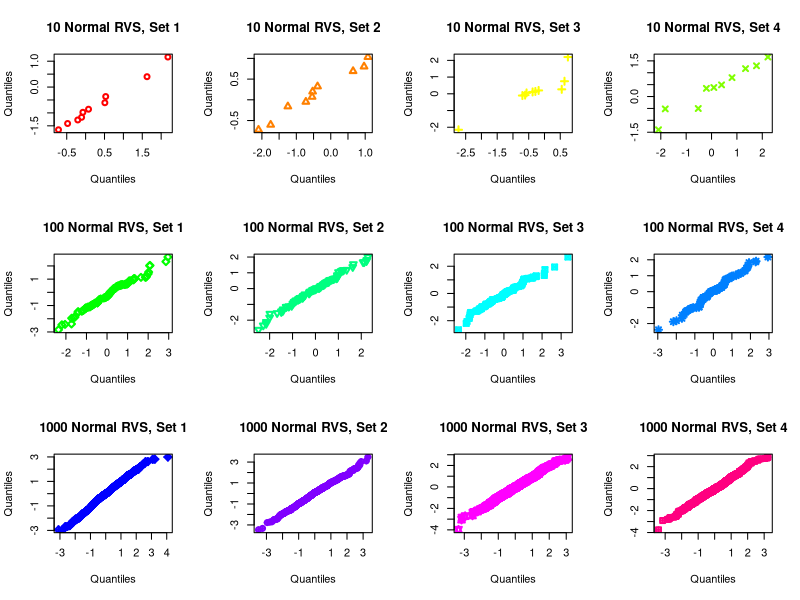
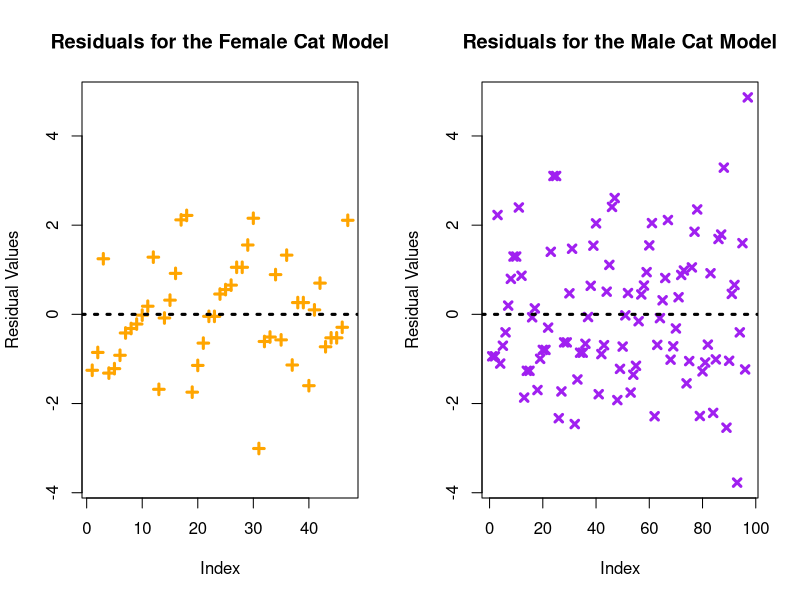
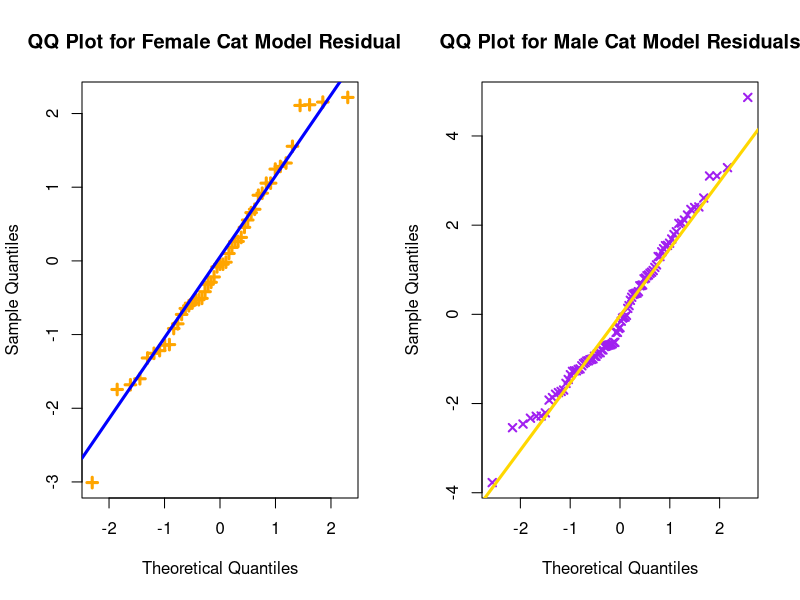
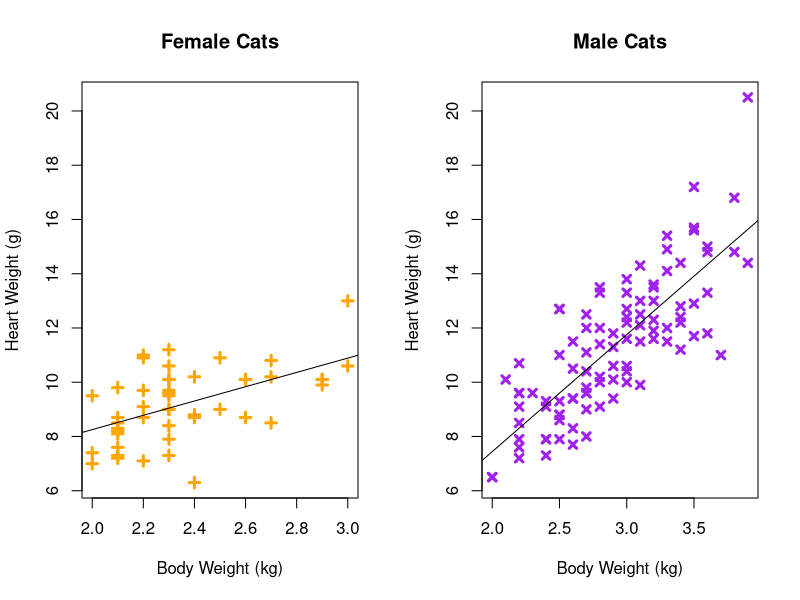
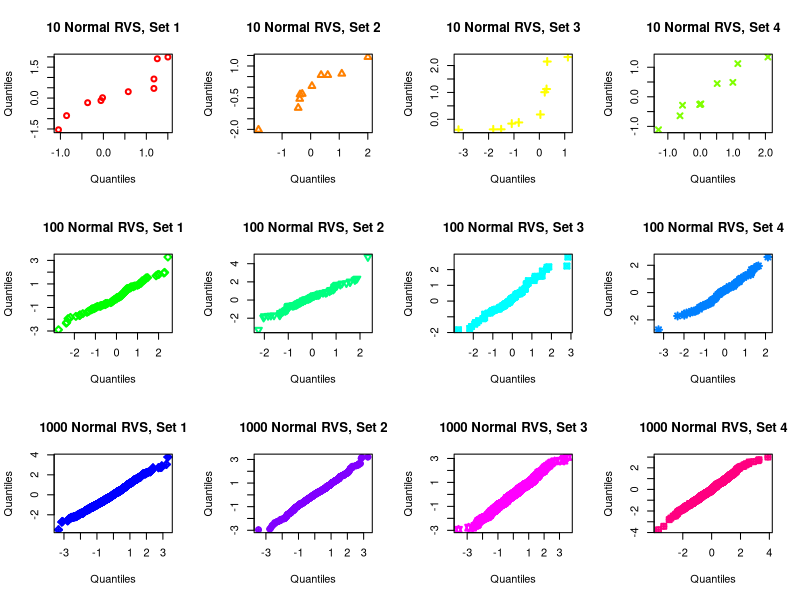

Here is the R script that generated these plots, in order:
# homework 2 solutions

# question 1 
par(mfrow=c(3,4)) 

qqplot(rnorm(10), rnorm(10), xlab="Quantiles", ylab="Quantiles", col=rainbow(12)[1], pch=1, lwd=2, main="10 Normal RVS, Set 1")
qqplot(rnorm(10), rnorm(10), xlab="Quantiles", ylab="Quantiles", col=rainbow(12)[2], pch=2, lwd=2, main="10 Normal RVS, Set 2")
qqplot(rnorm(10), rnorm(10), xlab="Quantiles", ylab="Quantiles", col=rainbow(12)[3], pch=3, lwd=2, main="10 Normal RVS, Set 3")
qqplot(rnorm(10), rnorm(10), xlab="Quantiles", ylab="Quantiles", col=rainbow(12)[4], pch=4, lwd=2, main="10 Normal RVS, Set 4")

qqplot(rnorm(100), rnorm(100), xlab="Quantiles", ylab="Quantiles", col=rainbow(12)[5], pch=5, lwd=2, main="100 Normal RVS, Set 1")
qqplot(rnorm(100), rnorm(100), xlab="Quantiles", ylab="Quantiles", col=rainbow(12)[6], pch=6, lwd=2, main="100 Normal RVS, Set 2")
qqplot(rnorm(100), rnorm(100), xlab="Quantiles", ylab="Quantiles", col=rainbow(12)[7], pch=7, lwd=2, main="100 Normal RVS, Set 3")
qqplot(rnorm(100), rnorm(100), xlab="Quantiles", ylab="Quantiles", col=rainbow(12)[8], pch=8, lwd=2, main="100 Normal RVS, Set 4")

qqplot(rnorm(1000), rnorm(1000), xlab="Quantiles", ylab="Quantiles", col=rainbow(12)[9], pch=9, lwd=2, main="1000 Normal RVS, Set 1")
qqplot(rnorm(1000), rnorm(1000), xlab="Quantiles", ylab="Quantiles", col=rainbow(12)[10], pch=10, lwd=2, main="1000 Normal RVS, Set 2")
qqplot(rnorm(1000), rnorm(1000), xlab="Quantiles", ylab="Quantiles", col=rainbow(12)[11], pch=11, lwd=2, main="1000 Normal RVS, Set 3")
qqplot(rnorm(1000), rnorm(1000), xlab="Quantiles", ylab="Quantiles", col=rainbow(12)[12], pch=12, lwd=2, main="1000 Normal RVS, Set 4")

# question 2a

cats <- read.table("cats.txt", sep="\t", header=T)

# question 2b
female.cats <- cats[cats[,1] == "F",]
male.cats <- cats[cats[,1] == "M",]

# question 2c
female.mod <- lm(Hwt ~ Bwt, data=female.cats)
male.mod <- lm(Hwt ~ Bwt, data=male.cats) 

# question 2d
summary(female.mod)
summary(male.mod)

# question 2e
new.female.cat <- data.frame(Bwt = 2.5)
new.male.cat <- data.frame(Bwt = 2.9)

predict(female.mod, new.female.cat)
predict(male.mod, new.male.cat)

# question 2f 
par(mfrow=c(1,2))
plot(residuals(female.mod), ylim=range(residuals(female.mod), residuals(male.mod)), pch=3, col="orange", lwd=3, 
	main="Residuals for the Female Cat Model", ylab="Residual Values")
abline(a=0, b=0, lty=3, lwd=3)
plot(residuals(male.mod), ylim=range(residuals(female.mod), residuals(male.mod)), pch=4, col="purple", lwd=3, 
	main="Residuals for the Male Cat Model", ylab="Residual Values")
abline(a=0, b=0, lty=3, lwd=3)

par(mfrow=c(1,2))
qqnorm(residuals(female.mod), lwd=3, pch=3, col="orange", main="QQ Plot for Female Cat Model Residuals")
qqline(residuals(female.mod), lwd=3, col="blue")
qqnorm(residuals(male.mod), lwd=2, col="purple", pch=4, main="QQ Plot for Male Cat Model Residuals")
qqline(residuals(male.mod), lwd=3, col="gold")

# question 2g 

par(mfrow=c(1,2))
plot(female.cats$Bwt, female.cats$Hwt, pch=3, ylim=range(cats$Hwt), lwd=3, col="orange", ylab="Heart Weight (g)", xlab="Body Weight (kg)", 
	main="Female Cats")
abline(female.mod)
plot(male.cats$Bwt, male.cats$Hwt, pch=4, ylim=range(cats$Hwt), lwd=3, col="purple", ylab="Heart Weight (g)", xlab="Body Weight (kg)", 
	main="Male Cats")
abline(male.mod)

# bonus question

col.palette <- rainbow(12) 
lwd.width <- 2
pch.sym <- 1:20
nsize <- rep(c(10,100,1000), each=4)

par(mfrow=c(3,4))
for( i in 1:12 ){
	what.set <- i%%4 
	if( what.set == 0 ){
		title.text <- paste(nsize[i], " Normal RVS, Set 4", sep="")
	}
	else{
		title.text <- paste(nsize[i], " Normal RVS, Set ", what.set, sep="")
	}
	qqplot(rnorm(nsize[i]), rnorm(nsize[i]), xlab="Quantiles", ylab="Quantiles", col=col.palette[i], pch=pch.sym[i], lwd=lwd.width, main=title.text)
}

	
